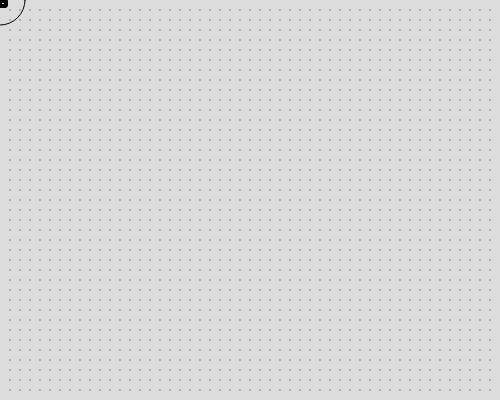
Frame 1 (no input)
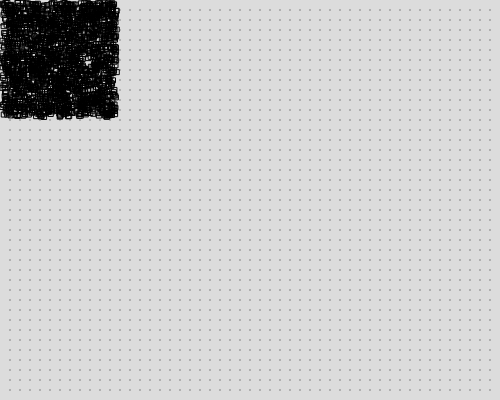
Frame 60 (no input)
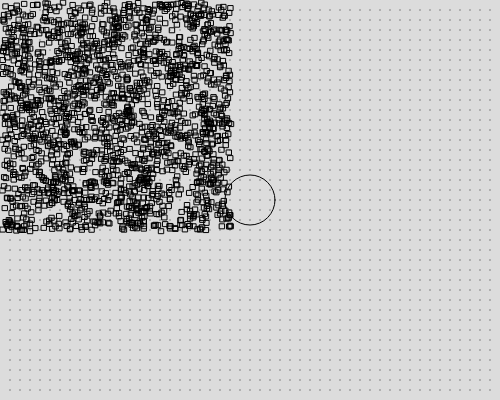
Frame 120 (the mouse pressed at the canvas centre since frame 60)

The p5.js sketch that drew these frames (run headless with seeded random() and noise() and a simulated clock; from frame 60 on, the mouse is pressed at the canvas centre):

// p5.js sketch
// ── sketch.js
//Concept: I thought about how ants invade a space and when their natural pattern is distorted by an external force(human), they scatter all over. This project aims to simulate that

let xpos;
let ypos;

let xOff,yOff=0
let shape;
noiseScale = 0;
let x = 1;
let y = 1;

colx = 450;
coly = 350;
//let done=true;
function setup() {
  createCanvas(500, 400);
}

function draw() {
  background(220);
  for (let xpos = 10; xpos < width; xpos = xpos + 10) {
    for (let ypos = 10; ypos < height; ypos = ypos + 10) {
      stroke(0);
      noFill(0, 0, 200);
      noiseScale += 0.001;
      rect(random(noiseScale), random(noiseScale), 5, 5);
      
      line(xpos, ypos, xpos, ypos);
    }
  }

  circle(x, y, 10);
  x = x + 1;
  y = y + 1;
  if (x >= width ) {
    x = 0;
    y = 0;
  }

  circle(mouseX, mouseY, 50);
  colx = colx - 1;
  coly = coly - 1;

  
}

// function mouseClicked(){
//   background(255,255,255)
// }
